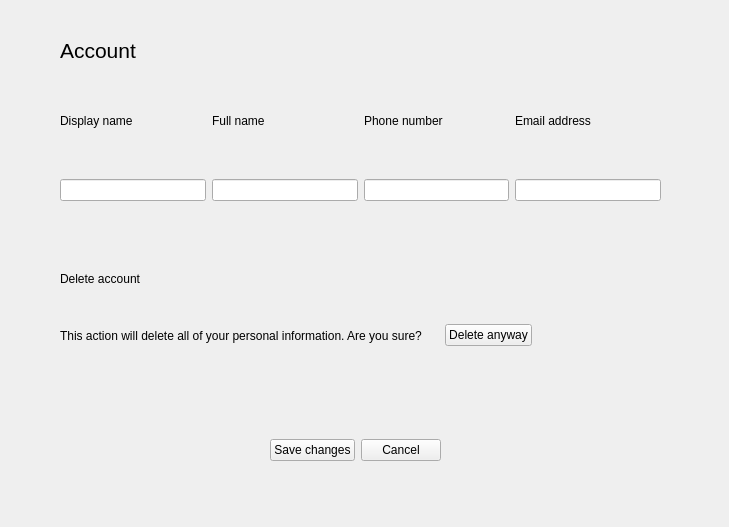
<?xml version="1.0" encoding="UTF-8"?>
<ui version="4.0">
 <class>Form</class>
 <widget class="QWidget" name="Form">
  <property name="geometry">
   <rect>
    <x>0</x>
    <y>0</y>
    <width>729</width>
    <height>527</height>
   </rect>
  </property>
  <property name="windowTitle">
   <string>Form</string>
  </property>
  <widget class="QLabel" name="account_label">
   <property name="geometry">
    <rect>
     <x>60</x>
     <y>30</y>
     <width>91</width>
     <height>41</height>
    </rect>
   </property>
   <property name="font">
    <font>
     <pointsize>16</pointsize>
    </font>
   </property>
   <property name="text">
    <string>Account </string>
   </property>
  </widget>
  <widget class="QWidget" name="horizontalLayoutWidget">
   <property name="geometry">
    <rect>
     <x>60</x>
     <y>100</y>
     <width>601</width>
     <height>41</height>
    </rect>
   </property>
   <layout class="QHBoxLayout" name="horizontalLayout">
    <item>
     <widget class="QLabel" name="display_name_label">
      <property name="text">
       <string>Display name</string>
      </property>
     </widget>
    </item>
    <item>
     <widget class="QLabel" name="full_name_label">
      <property name="text">
       <string>Full name</string>
      </property>
     </widget>
    </item>
    <item>
     <widget class="QLabel" name="phone_number_label">
      <property name="text">
       <string>Phone number</string>
      </property>
     </widget>
    </item>
    <item>
     <widget class="QLabel" name="email_address_label">
      <property name="text">
       <string>Email address</string>
      </property>
     </widget>
    </item>
   </layout>
  </widget>
  <widget class="QWidget" name="horizontalLayoutWidget_2">
   <property name="geometry">
    <rect>
     <x>60</x>
     <y>150</y>
     <width>601</width>
     <height>80</height>
    </rect>
   </property>
   <layout class="QHBoxLayout" name="horizontalLayout_2">
    <item>
     <widget class="QLineEdit" name="display_name_text"/>
    </item>
    <item>
     <widget class="QLineEdit" name="full_name_text"/>
    </item>
    <item>
     <widget class="QLineEdit" name="phone_number_text"/>
    </item>
    <item>
     <widget class="QLineEdit" name="email_address_text"/>
    </item>
   </layout>
  </widget>
  <widget class="QWidget" name="horizontalLayoutWidget_3">
   <property name="geometry">
    <rect>
     <x>60</x>
     <y>300</y>
     <width>611</width>
     <height>71</height>
    </rect>
   </property>
   <layout class="QHBoxLayout" name="horizontalLayout_3">
    <item>
     <widget class="QLabel" name="delete_account_info_label">
      <property name="text">
       <string>This action will delete all of your personal information. Are you sure? </string>
      </property>
     </widget>
    </item>
    <item>
     <widget class="QLabel" name="label_6">
      <property name="text">
       <string/>
      </property>
     </widget>
    </item>
    <item>
     <widget class="QPushButton" name="delete_account_button">
      <property name="text">
       <string>Delete anyway</string>
      </property>
     </widget>
    </item>
    <item>
     <spacer name="horizontalSpacer">
      <property name="orientation">
       <enum>Qt::Horizontal</enum>
      </property>
      <property name="sizeHint" stdset="0">
       <size>
        <width>40</width>
        <height>20</height>
       </size>
      </property>
     </spacer>
    </item>
   </layout>
  </widget>
  <widget class="QLabel" name="delete_account_label">
   <property name="geometry">
    <rect>
     <x>60</x>
     <y>270</y>
     <width>111</width>
     <height>17</height>
    </rect>
   </property>
   <property name="text">
    <string>Delete account</string>
   </property>
  </widget>
  <widget class="QWidget" name="horizontalLayoutWidget_4">
   <property name="geometry">
    <rect>
     <x>230</x>
     <y>410</y>
     <width>251</width>
     <height>80</height>
    </rect>
   </property>
   <layout class="QHBoxLayout" name="horizontalLayout_4">
    <item>
     <spacer name="horizontalSpacer_2">
      <property name="orientation">
       <enum>Qt::Horizontal</enum>
      </property>
      <property name="sizeHint" stdset="0">
       <size>
        <width>40</width>
        <height>20</height>
       </size>
      </property>
     </spacer>
    </item>
    <item>
     <widget class="QPushButton" name="save_changes_button">
      <property name="text">
       <string>Save changes</string>
      </property>
     </widget>
    </item>
    <item>
     <widget class="QPushButton" name="cancel_button">
      <property name="text">
       <string>Cancel</string>
      </property>
     </widget>
    </item>
    <item>
     <spacer name="horizontalSpacer_3">
      <property name="orientation">
       <enum>Qt::Horizontal</enum>
      </property>
      <property name="sizeHint" stdset="0">
       <size>
        <width>40</width>
        <height>20</height>
       </size>
      </property>
     </spacer>
    </item>
   </layout>
  </widget>
 </widget>
 <resources/>
 <connections/>
</ui>
